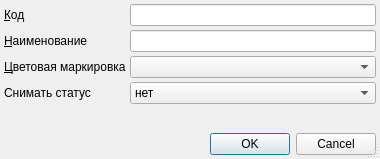
<?xml version="1.0" encoding="UTF-8"?>
<ui version="4.0">
 <class>ItemEditorDialog</class>
 <widget class="QDialog" name="ItemEditorDialog">
  <property name="geometry">
   <rect>
    <x>0</x>
    <y>0</y>
    <width>320</width>
    <height>159</height>
   </rect>
  </property>
  <property name="windowTitle">
   <string>ChangeMe!</string>
  </property>
  <property name="sizeGripEnabled">
   <bool>true</bool>
  </property>
  <layout class="QGridLayout" name="gridLayout">
   <property name="leftMargin">
    <number>4</number>
   </property>
   <property name="topMargin">
    <number>4</number>
   </property>
   <property name="rightMargin">
    <number>4</number>
   </property>
   <property name="bottomMargin">
    <number>4</number>
   </property>
   <property name="spacing">
    <number>4</number>
   </property>
   <item row="1" column="1">
    <widget class="QLineEdit" name="edtName"/>
   </item>
   <item row="4" column="0">
    <spacer>
     <property name="orientation">
      <enum>Qt::Vertical</enum>
     </property>
     <property name="sizeHint" stdset="0">
      <size>
       <width>103</width>
       <height>16</height>
      </size>
     </property>
    </spacer>
   </item>
   <item row="0" column="0">
    <widget class="QLabel" name="lblCode">
     <property name="sizePolicy">
      <sizepolicy hsizetype="Maximum" vsizetype="Preferred">
       <horstretch>0</horstretch>
       <verstretch>0</verstretch>
      </sizepolicy>
     </property>
     <property name="text">
      <string>&amp;Код</string>
     </property>
     <property name="buddy">
      <cstring>edtCode</cstring>
     </property>
    </widget>
   </item>
   <item row="1" column="0">
    <widget class="QLabel" name="lblName">
     <property name="sizePolicy">
      <sizepolicy hsizetype="Maximum" vsizetype="Preferred">
       <horstretch>0</horstretch>
       <verstretch>0</verstretch>
      </sizepolicy>
     </property>
     <property name="text">
      <string>&amp;Наименование</string>
     </property>
     <property name="buddy">
      <cstring>edtName</cstring>
     </property>
    </widget>
   </item>
   <item row="2" column="1">
    <widget class="CColorComboBox" name="cmbColor"/>
   </item>
   <item row="0" column="1">
    <widget class="QLineEdit" name="edtCode"/>
   </item>
   <item row="5" column="0" colspan="2">
    <widget class="QDialogButtonBox" name="buttonBox">
     <property name="standardButtons">
      <set>QDialogButtonBox::Cancel|QDialogButtonBox::Ok</set>
     </property>
    </widget>
   </item>
   <item row="2" column="0">
    <widget class="QLabel" name="lblColor">
     <property name="sizePolicy">
      <sizepolicy hsizetype="Maximum" vsizetype="Preferred">
       <horstretch>0</horstretch>
       <verstretch>0</verstretch>
      </sizepolicy>
     </property>
     <property name="text">
      <string>&amp;Цветовая маркировка</string>
     </property>
     <property name="buddy">
      <cstring>cmbColor</cstring>
     </property>
    </widget>
   </item>
   <item row="3" column="0">
    <widget class="QLabel" name="lblRemoveStatus">
     <property name="text">
      <string>Снимать статус</string>
     </property>
    </widget>
   </item>
   <item row="3" column="1">
    <widget class="QComboBox" name="cmbRemoveStatus">
     <item>
      <property name="text">
       <string>нет</string>
      </property>
     </item>
     <item>
      <property name="text">
       <string>при выписке пациента из стационара</string>
      </property>
     </item>
    </widget>
   </item>
  </layout>
 </widget>
 <customwidgets>
  <customwidget>
   <class>CColorComboBox</class>
   <extends>QComboBox</extends>
   <header>library/ColorEdit.h</header>
  </customwidget>
 </customwidgets>
 <tabstops>
  <tabstop>edtCode</tabstop>
  <tabstop>edtName</tabstop>
  <tabstop>cmbColor</tabstop>
 </tabstops>
 <resources/>
 <connections>
  <connection>
   <sender>buttonBox</sender>
   <signal>accepted()</signal>
   <receiver>ItemEditorDialog</receiver>
   <slot>accept()</slot>
   <hints>
    <hint type="sourcelabel">
     <x>135</x>
     <y>127</y>
    </hint>
    <hint type="destinationlabel">
     <x>135</x>
     <y>71</y>
    </hint>
   </hints>
  </connection>
  <connection>
   <sender>buttonBox</sender>
   <signal>rejected()</signal>
   <receiver>ItemEditorDialog</receiver>
   <slot>reject()</slot>
   <hints>
    <hint type="sourcelabel">
     <x>135</x>
     <y>127</y>
    </hint>
    <hint type="destinationlabel">
     <x>135</x>
     <y>71</y>
    </hint>
   </hints>
  </connection>
 </connections>
</ui>
